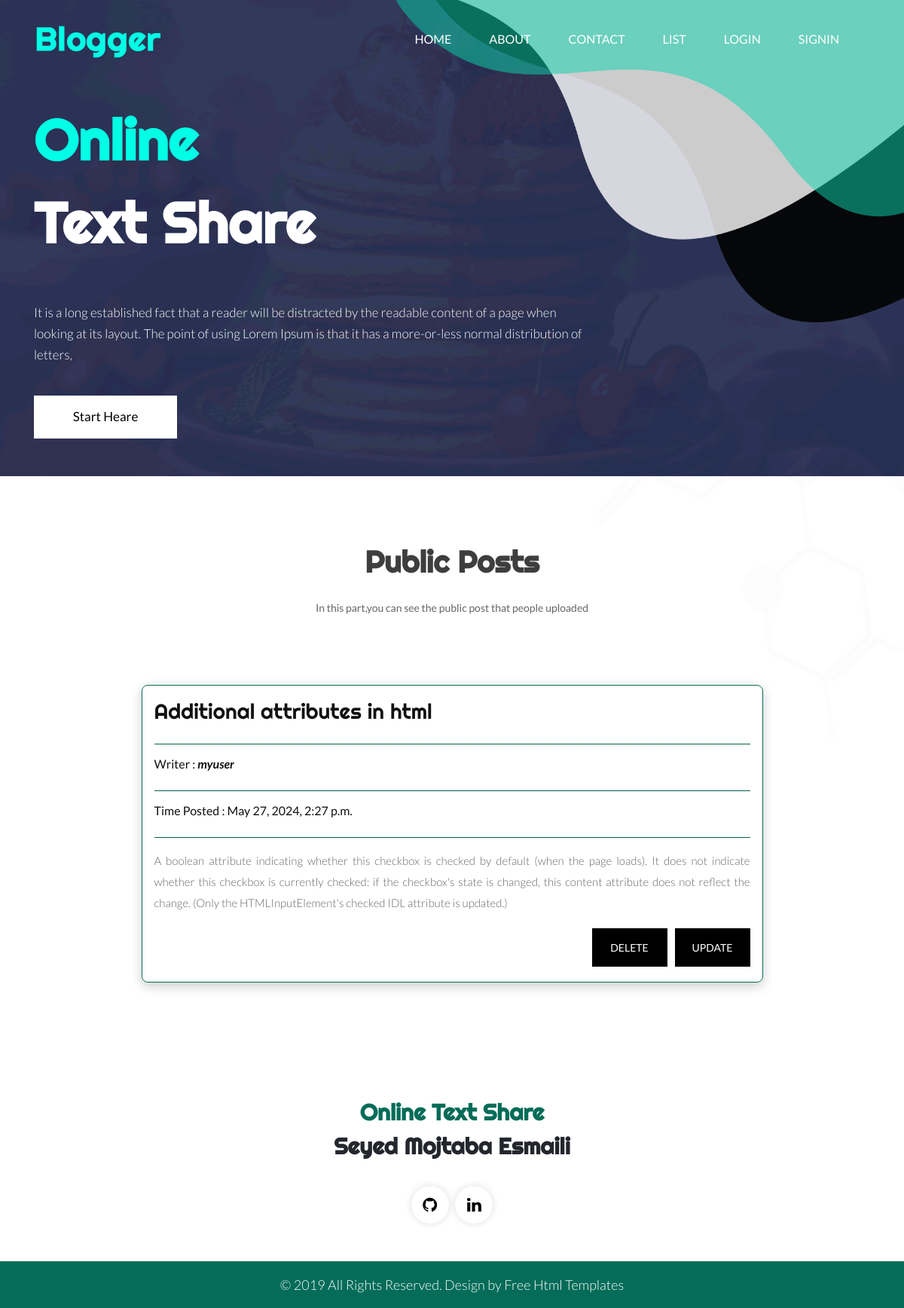
Screenshot of /post_detail/5 with the database file from the repository.
### posts/models.py (models this page shows, shortened)
class Post(models.Model):
    title = models.CharField(max_length=100)
    content = models.TextField()
    date_posted = models.DateTimeField(default=timezone.now)
    is_publick = models.BooleanField(default=False)
    user = models.ForeignKey(User,on_delete=models.CASCADE,null=True)
    class Meta:
        ordering = ['date_posted']

### posts/views.py (the view)
# urls.py: path('post_detail/<int:pk>',PostDetailview.as_view(),name='detail_post'),
class PostDetailview(DetailView):           # tempalte = > post_detail.html
    model = Post
    ordering = ['date_posted']

### posts/templates/posts/post_detail.html (shortened to what this page needs)
{% extends "posts/base.html" %}
{% block content %}
<section class="banner_main">
    <div class="container">
       <div class="row d_flex">
          <div class=" col-xl-8 col-lg-8 col-md-8 col-12-9">
             <div class="text-bg">
                <h1>Online<br> <span class="white1">Text Share</span></h1>
                <p>It is a long established fact that a reader will be distracted by the readable content of a page when looking at its layout. The point of using Lorem Ipsum is that it has a more-or-less normal distribution of letters,</p>
                <a href=' {% url "posts:signup" %} '>Start Heare</a>
             </div>
          </div>
       </div>
    </div>
 </section>
</div>
</header>
<div class="blog_main">
    <div class="container">
       <div class="row">
          <div class="col-md-12">
             <div class="titlepage">
                <h2>Public Posts</h2>
                <span>In this part,you can see the public post that people uploaded</span>
             </div>
          </div>
       </div>
        <div class='card-container'>
                  <div class='card-detail'>
                     <div class='card-content'>
                        <article>
                           <h3>{{post.title}}</h3>
                           <hr style="background:#046c58;">
                           <h4>Writer : <b><i>{{post.user.username}}</i></b></h4>
                           <hr style="background:#046c58;">
                           <h4>Time Posted : {{post.date_posted}}</h4>
                           <hr style="background:#046c58;">
                           <p>{{post.content}}</p>
                        </article>
                        <div class='post-btns'>
                            <a  href='/update_post/{{post.id}}'><button class='post-btn'>Update</button></a>
                            <a  href='/delete_post/{{post.id}}'><button class='post-btn-delete'>Delete</button></a>
                        </div>
                     </div>
                  </div>
         </div>
    </div>
</div>
{% endblock content %}

### posts/static/posts/css/style.css (style rules this page uses)
* { box-sizing: border-box !important; }
html { scroll-behavior: smooth; }
body { color: #666666; font-size: 14px; font-family: 'Lato', sans-serif; line-height: 1.80857; font-weight: normal; }
a { color: #1f1f1f; text-decoration: none !important; outline: none !important; -webkit-transition: all .3s ease-in-out; -moz-transition: all .3s ease-in-out; -ms-transition: all .3s ease-in-out; -o-transition: all .3s ease-in-out; transition: all .3s ease-in-out; }
h1, h2, h3, h4, h5, h6 { letter-spacing: 0; font-weight: normal; position: relative; padding: 0 0 10px 0; font-weight: normal; line-height: normal; color: #111111; margin: 0 }
h1 { font-size: 24px; font-family: 'Righteous', cursive; }
h2 { font-size: 22px; font-family: 'Righteous', cursive; }
h3 { font-size: 18px; font-family: 'Righteous', cursive; }
h4 { font-size: 16px }
*, *::after, *::before { -webkit-box-sizing: border-box; -moz-box-sizing: border-box; box-sizing: border-box; }
p { margin: 0px; font-weight: 300; font-size: 17px; line-height: 28px; }
a { color: #222222; text-decoration: none; outline: none !important; }
a, .btn { text-decoration: none !important; outline: none !important; -webkit-transition: all .3s ease-in-out; -moz-transition: all .3s ease-in-out; -ms-transition: all .3s ease-in-out; -o-transition: all .3s ease-in-out; transition: all .3s ease-in-out; }
button { border: 0; margin: 0; padding: 0; cursor: pointer; }
.main-layout { background-repeat: no-repeat; background: url(../images/body_bg.png); }
.banner_main { padding: 20px 0 50px 0; }
.text-bg { text-align: left; }
.text-bg h1 { color: #02fee5; font-size: 75px; line-height: 110px; font-weight: bold; }
.text-bg p { color: #fff; font-size: 17px; line-height: 28px; padding: 40px 0; }
.text-bg a { font-size: 17px; background-color: #fff; color: #000; padding: 13px 0px; width: 100%; max-width: 190px; text-align: center; display: inline-block; transition: ease-in all 0.5s; }
.white1 { color: #fff; }
.titlepage { text-align: center; padding-bottom: 60px; }
.titlepage h2 { font-size: 40px; color: #3e3e3e; line-height: 57px; font-weight: bold; padding: 0; padding-bottom: 20px; }
.d_flex { display: flex; align-items: center; flex-wrap: wrap; }
.blog_main { margin-top: 85px; margin-bottom: 50px; }
.card-container { display: flex; justify-content: center; flex-wrap: wrap; margin-top: 10px; }
.card-detail { width: 825px; border-radius: 8px; border: #046c58 solid 1px; overflow: hidden; box-shadow: 0px 5px 15px rgba(0,0,0,0.2); margin: 20px; }
.card-content { padding: 16px; }
.card-content h3 { font-size: 28px; margin-bottom: 8px; }
.card-content p { color: #666; font-size: 15px; text-align: justify; }
.card-content .post-btn { font-size: 14px; transition: ease-in all 0.5s; background-color: #000; text-transform: uppercase; color: #fff; padding: 13px 8px; float: right; display: block; margin-top: 20px; margin-bottom: 20px; margin-left: 5px; width: 100%; max-width: 100px; }
.card-content .post-btn-delete { font-size: 14px; transition: ease-in all 0.5s; background-color: #000; text-transform: uppercase; color: #fff; padding: 13px 8px; float: right; display: block; margin-top: 20px; margin-bottom: 20px; margin-right: 5px; width: 100%; max-width: 100px; }

### rows the page displays
Post: title "Additional attributes in html", user.username "myuser", date_posted "May 27, 2024, 2:27 p.m.", content "A boolean attribute indicating whether this checkbox is checked by default (when the page loads). It does not indicate whether this checkbox is currently checked: if the checkbox's state is changed, this content attribute does not reflect the change. (Only the HTMLInputElement's checked IDL attribute is updated.)"
